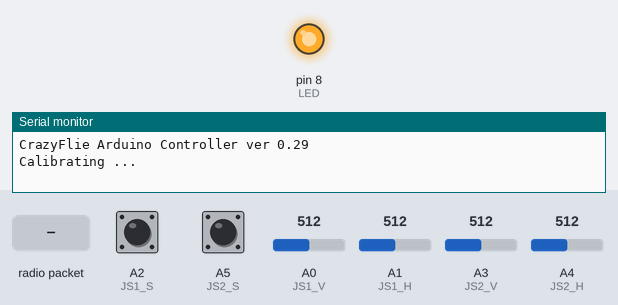
Bench run of a sketch on a simulated Arduino Uno, built with avr-gcc and run on an emulated ATmega328P. Shown: output pins drawn as LEDs (lit = HIGH), the last lines printed to the serial monitor. The test bench sets the inputs (shaded band); at power-on: A0 (JS1_V) = 512, A1 (JS1_H) = 512, A2 (JS1_S) HIGH, A3 (JS2_V) = 512, A4 (JS2_H) = 512, A5 (JS2_S) HIGH. No radio packets arrive unless stated.

Above: at 2.1 s.
At 5.4 s:
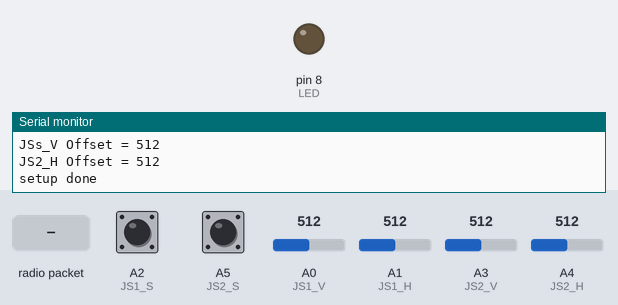
5.5 s: radio packet "1" arrives
Timing chart, 0 to 8.5 s (numbered marks = the images above; inputs shaded):
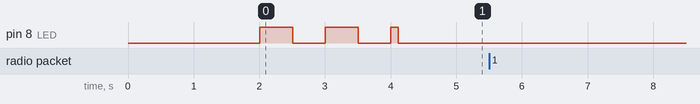

The sketch:

CrazyFlie_Arduino.ino
```cpp
/*   CrazyFlie Controller
 *   version 0.29  7/05/13 tbitson
 *
 * This program demonstarts controlling a CrazyFlie Quadcopter
 * using an Arduino. Based on the RF24 library by maniacbug at
 * https://github.com/maniacbug
 *
 * this is a very early prototype just to show its possible
 *
 *     TODO:
 *     Get ACK packet to work
 *     Use 4 pushbuttons to adjust trim
 *     Add Logging & display remote battery capacity on LCD
 *     Fix thrust smoothing
 *     Convert LCD routines to a Arduinbo Libray
 *     Eliminate the RF24 library with direct nRF24L01 comm
 */


#include <SPI.h>
#include "nRF24L01.h"
#include "RF24.h"
//#include "printf.h"
#include <SoftwareSerial.h>

// Uncomment this for serial LCD support
//#define LCD

// my defines
#define ulong uint32_t
#define uint  uint16_t

// enable debug prints by setting to 1
const boolean DEBUG = 0;

// version
#define VERSION 0.29

// connections
#define JS1_V   A0    // Thrust
#define JS1_H   A1    // Yaw
#define JS1_S   A2    // Joystick 1 button

#define JS2_V   A3    // Pitch
#define JS2_H   A4    // Roll
#define JS2_S   A5    // Joystick 2 button

#ifdef LCD
#define LCD_RX  2    // Rx
#define LCD_TX  3    // not connected
#endif

#define RF24_MOSI  11
#define RF24_MISO  12
#define RF24_SCK   13
#define RF24_IRQ   8   // not connected
#define RF24_CE    9
#define RF24_CSN   10

#define SW1    4    // switches unused in this version
#define SW2    5
#define SW3    6
#define SW4    7

#define LED  8

// from crazyflie firmware commander.c
// thrust is 10000 to 50000
// pitch is -30.00 to +30.00
// roll is -30.00 to +30.00
// yaw is -199.99 to +199.99
#define MIN_THRUST  10000
#define MAX_THRUST  50000
#define MIN_PITCH -30.0
#define MAX_PITCH  30.0
#define MIN_ROLL  -30.0
#define MAX_ROLL   30.0
#define MIN_YAW   -200.0
#define MAX_YAW    200.0

// program defines
#define LOOP_TIME    100  // 100ms = 10 updates per second
#define SLEEP_MODE   0
#define PWR_ON_MODE  1

#define ADC_RANGE    1024
// HW dependent joysticks range
const float JS1V_RANGE = 365.0;    // Thrust
const float JS1H_RANGE = 360.0;    // Yaw
const float JS2V_RANGE = 290.0;    // Roll
const float JS2H_RANGE = 275.0;    // Pitch
// Thurst boost: get more thrust responsiveness
const float THRUST_BOOST = 1.8;

// experimental thrust smoothing levels
const float ALPHA_UP = .15;
const float ALPHA_DOWN = .10;
float smoothedThrust = 0.0;

// Radio channel etc.
#define RADIO_ADDR     0x00
#define RADIO_CHANNEL  80
#define PORT_COMMANDER 3    // Port to send control commands

// Init RF24 lib. Pass CE and CSN pins
RF24 radio(RF24_CE, RF24_CSN);

#ifdef LCD
// init LCD Serial port. Pass Rx and Tx pins
SoftwareSerial lcd(2, 3);
#endif

// define the packet we want to send
typedef struct
{
  byte header;
  float roll;
  float pitch;
  float yaw;
  uint  thrust;
} cmdPacket;

// create an instance of the packet
cmdPacket crtp;

// TODO: create a union with cmpPacket and byte array
// send & receive array. Lame way to send struct
char payload[15];

// define a struct to store current state of I/O
typedef struct
{
  int thrust;
  int pitch;
  int yaw;
  int roll;
  boolean sw1;
  boolean sw2;
}  controls;

//make an instance of the controls struct
controls cntr;

typedef struct
{
  byte version;
  unsigned int js1_v;
  unsigned int js1_h;
  unsigned int js2_v;
  unsigned int js2_h;
} eepromValues;

eepromValues cal;

// program vars
ulong lastLoopTime = 0;
byte  mode = PWR_ON_MODE;


void setup(void)
{
  // let everything powerup & init
  delay(2000);

  Serial.begin(57600);
  Serial.print("CrazyFlie Arduino Controller ver ");
  Serial.println(VERSION);
  //printf_begin();

#ifdef LCD
  lcd.begin(57600);
  initSerialLCD();
  setLCDColor(0xFF, 0xFF, 0xFF);  // white
  lcd.print("CrazyFlie v");
  lcd.print(VERSION);
#endif

  // Init nRRF24L01
  radio.begin();

  // set up pin modes
  pinMode(LED, OUTPUT);
  pinMode(JS1_S, INPUT);
  pinMode(JS2_S, INPUT);

  // enable internal pullups on joystick switches
  digitalWrite(JS1_S, HIGH);
  digitalWrite(JS2_S, HIGH);

  // TODO: read control offsets if JS button is pushed
  // and store in EEPROM
  //readControls();
  //if (!cntr.sw2)
  //  doCalibrate();

  // Calibrate at every startup
  doCalibrate();

  // define initial values for packet
  crtp.header = (PORT_COMMANDER & 0xF) << 4 | 3 << 2 | (RADIO_CHANNEL & 0x03);
  crtp.roll   = 0.0;
  crtp.pitch  = 0.0;
  crtp.yaw    = 0.0;
  crtp.thrust = 0;

  // enable dynamic payloads, channel, data rate 250K
  radio.enableDynamicPayloads();
  radio.setChannel(RADIO_CHANNEL);
  radio.setDataRate(RF24_250KBPS);
  radio.setRetries(5,3);
  radio.setCRCLength(RF24_CRC_16);
  radio.openWritingPipe(0xE7E7E7E7E7LL);
  radio.openReadingPipe(1, 0xE7E7E7E7E7LL);
  delay(100);

  // Dump the configuration of the rf unit for debugging
  if (DEBUG)
    radio.printDetails();

  // Start listening
  radio.startListening();

  Serial.println("setup done");
#ifdef LCD
  setLCDCursor(1, 2);
  lcd.print("Ready");
#endif
}


void loop(void)
{
  // loop if desired time has passed
  if ((millis() - lastLoopTime) > LOOP_TIME)
  {
    lastLoopTime = millis();

    // read controls
    readControls();

    // check if we should enter/exit low power mode
    //checkPowerStatus();

    // check if calibration is needed
    checkCalibrationNeeded();

    // if low power mode, just exit
    if (mode == SLEEP_MODE) return;

    // scale controls to expected CF values
    processControls();

    if (DEBUG)
      printCntrValues();
    if (DEBUG)
      printCRTPValues();

    // send data to Cazyflie
    sendData();

    // check various stuff
    checkStatus();

#ifdef LCD
    // show current status and info on LCD
    updateLCD();
#endif
  }
}

void readControls()
{
  // read thrust & yaw on joystick 1 (right)
  //  Invert thrust channel
  cntr.thrust = ADC_RANGE - analogRead(JS1_V);
  if (cntr.thrust < 0)
    cntr.thrust = 0;
  if (cntr.thrust > ADC_RANGE)
    cntr.thrust = ADC_RANGE;
  cntr.yaw    = analogRead(JS1_H);
  cntr.sw1    = !digitalRead(JS1_S);

  // read pitch and roll on joystick 2 (left)
  cntr.pitch = analogRead(JS2_V);
  cntr.roll  = analogRead(JS2_H);
  cntr.sw2   = !digitalRead(JS2_S);

  // TODO: add debouce to switches if pressed
}


void processControls()
{
  float alpha;

  // first subtract offsets from joystick calibration
  cntr.thrust -= cal.js1_v;     //JS1_V_OFFSET;
  cntr.yaw    -= cal.js1_h;     //JS1_H_OFFSET;
  cntr.pitch  -= cal.js2_v;     //JS2_V_OFFSET;
  cntr.roll   -= cal.js2_h;     //JS2_H_OFFSET;

  if (DEBUG) {
    Serial.print("; thrust = ");
    Serial.println(cntr.thrust);
  }

  // scale to crazyflie values
  float thrust = (float)cntr.thrust * MAX_THRUST / JS1V_RANGE;
  thrust *= THRUST_BOOST;
  crtp.yaw     = (float)cntr.yaw * MAX_YAW / JS1H_RANGE;
  crtp.pitch   = (float)cntr.pitch * MAX_PITCH / JS2V_RANGE;
  crtp.roll    = (float)cntr.roll * MAX_ROLL / JS2H_RANGE;

  if (thrust < 0)
    thrust = 0;
  if (thrust > MAX_THRUST)
    thrust = MAX_THRUST;

  // experimental filter to smooth thrust power
  if (thrust < smoothedThrust)
    alpha = ALPHA_DOWN;
  else
    alpha = ALPHA_UP;

  // running average filter
  smoothedThrust = alpha * smoothedThrust + (1.0 - alpha) * thrust;
  crtp.thrust = (uint)smoothedThrust;

  if (DEBUG)
  {
    Serial.print("thrust = ");
    Serial.print(thrust);
    Serial.print("   smoothed thrust = ");
    Serial.println(smoothedThrust);
  }

  // check if in bounds
  if (crtp.thrust < MIN_THRUST) crtp.thrust = 0;
  if (crtp.thrust > MAX_THRUST) crtp.thrust = MAX_THRUST;

  constrain(crtp.pitch, MIN_PITCH, MAX_PITCH);
  constrain(crtp.roll, MIN_ROLL, MAX_ROLL);
  constrain(crtp.yaw, MIN_YAW, MAX_YAW);
}


void checkStatus(void)
{
  // TODO: check battery voltage
  // TODO: check link status
}


void doCalibrate()
{
#define AVG_LEN     250

  ulong sum1_v = 0, sum1_h = 0, sum2_v = 0, sum2_h = 0;

  Serial.println("Calibrating ...");
#ifdef LCD
  // update LCD
  setLCDCursor(1, 2);
  lcd.print("Calibrating...");
#endif

  // Let some time to release the josyticks
  digitalWrite(LED, HIGH);
  delay(500);
  digitalWrite(LED, LOW);
  delay(500);
  digitalWrite(LED, HIGH);
  delay(500);
  digitalWrite(LED, LOW);
  delay(500);
  digitalWrite(LED, HIGH);

  for(int i = 0; i < AVG_LEN; i++) {
    sum1_v += analogRead(JS1_V);
    sum1_h += analogRead(JS1_H);
    sum2_v += analogRead(JS2_V);
    sum2_h += analogRead(JS2_H);
  }

  cal.js1_v = sum1_v / AVG_LEN;
  cal.js1_h = sum1_h / AVG_LEN;
  cal.js2_v = sum2_v / AVG_LEN;
  cal.js2_h = sum2_h / AVG_LEN;

  //if (DEBUG)
  {
    Serial.print("JS1_V Offset = ");
    Serial.println(cal.js1_v);
    Serial.print("JS1_H Offset = ");
    Serial.println(cal.js1_h);
    Serial.print("JSs_V Offset = ");
    Serial.println(cal.js2_v);
    Serial.print("JS2_H Offset = ");
    Serial.println(cal.js2_h);
  }

  // store in EEPROM

  digitalWrite(LED, LOW);
}

#ifdef LCD
void updateLCD()
{
  setLCDCursor(1, 2);

  lcd.print("T:");
  lcd.print(cntr.thrust);
  lcd.print(" P:");
  lcd.print(cntr.pitch);

  lcd.print(" R:");
  lcd.print(cntr.roll);
  lcd.print(" ");
}
#endif

void sendData(void)
{
  // turn on LED to show we're sending
  digitalWrite(LED, HIGH);

  // First, stop listening so we can talk.
  radio.stopListening();

  // copy the struct into a byte array
  memcpy(&payload, &crtp, sizeof(crtp));

  // send the packet. Blocks until sent
  if (DEBUG) Serial.println("Sending...");
  radio.write(payload, sizeof(crtp) );

  // turn off LED
  digitalWrite(LED, LOW);

  // start listening for an ACK
  radio.startListening();

  // Wait here until we get a response, or timeout
  ulong start = millis();
  boolean timeout = false;
  while ( !radio.available() && !timeout )
  {
    if (millis() - start > 10)
      timeout = true;
  }

  // Did we timeout?
  if (timeout)
  {
    if (DEBUG) Serial.println("response timed out");
  }
  else
  {
    // read response
    uint8_t len = radio.getDynamicPayloadSize();
    radio.read(payload, len );

    // display response
    Serial.print("Got response: size= ");
    Serial.println(len);
  }

  // delay for debugging
  //delay(1000);
}


void printCntrValues()
{
  Serial.print("Thrust = ");
  Serial.print(cntr.thrust);
  Serial.print("  Yaw = ");
  Serial.print(cntr.yaw);
  Serial.print("  Pitch = ");
  Serial.print(cntr.pitch);
  Serial.print("  Roll = ");
  Serial.print(cntr.roll);
  Serial.print("  SW1 = ");
  Serial.print(cntr.sw1);
  Serial.print("  SW2 = ");
  Serial.println(cntr.sw2);
}


void printCRTPValues()
{
  uint8_t i;
  char *ptr = (char *) &crtp;

  Serial.print("HDR = ");
  Serial.print(crtp.header, HEX);
  Serial.print(" Roll = ");
  Serial.print(crtp.roll);
  Serial.print(" Pitch = ");
  Serial.print(crtp.pitch);
  Serial.print(" Yaw = ");
  Serial.print(crtp.yaw);
  Serial.print(" Thrust = ");
  Serial.print(crtp.thrust);

  Serial.print(" - ");
  for (i = 0; i < sizeof(crtp); i++)
    Serial.print(ptr[i] & 0xFF, HEX);
  Serial.println("");
}

void checkCalibrationNeeded(void)
{ byte i;

  // check if both joystick switches are on
  if (cntr.sw1 && cntr.sw2) {
    // Keep checking for 2 seconds
    for (i = 0; i < 20; i++) {
        delay(100);
        readControls();
        // If button released, exit
        if (!cntr.sw1 || !cntr.sw2)
            return;
    }

    // if the buttons are still down, calibrate
    if (cntr.sw1 && cntr.sw2)
        doCalibrate();
  }
}

void checkPowerStatus()
{
  // check if both joystick switches are on
  if (cntr.sw1 && cntr.sw2)
  {
    // wait 2 seconds and check again
    delay(2000);
    readControls();

    // if the buttons are still down, switch modes
    if (cntr.sw1 && cntr.sw2)
    {
      if (mode == PWR_ON_MODE)
      {
#ifdef LCD
        // power down
        setLCDDisplayOn(0);
#endif
        mode = SLEEP_MODE;
        // TODO: Put nRF24L01 & arduino to low power mode
      }
      else
      {
        // power up
#ifdef LCD
        setLCDDisplayOn(1);
#endif
        mode = PWR_ON_MODE;
      }
    }
  }
}


#ifdef LCD

// LCD Routines - TODO: convert this to a lib ----------

void initSerialLCD()
{
  setLCDSize(16, 2);
  setLCDContrast(200);
  setLCDBrightness(255);
  setLCDDisplayOn(1);

  // turn off cursors
  lcd.write(0xFE);
  lcd.write(0x4B);

  // block curson off
  lcd.write(0xFE);
  lcd.write(0x54);

  // turn off autoscroll
  lcd.write(0xFE);
  lcd.write(0x52);

  clearLCD();
}


void clearLCD()
{
  // clear screen
  lcd.write(0xFE);
  lcd.write(0x58);
  delay(1);
}


void setLCDSize(byte cols, byte rows)
{
  lcd.write(0xFE);
  lcd.write(0xD1);
  lcd.write(cols);  // default = 16 columns
  lcd.write(rows);  // default = 2 rows
  delay(10);
}


void setLCDDisplayOn(byte val)
{
  lcd.write(0xFE);

  if (val > 0)
  {
    lcd.write(0x42);
    lcd.write(0xFF);
  }
  else
    lcd.write(0x46);

}


void setLCDBrightness(byte val)
{
  lcd.write(0xFE);
  lcd.write(0x99);
  lcd.write(val);
}

void setLCDContrast(byte val)
{
  lcd.write(0xFE);
  lcd.write(0x50);
  lcd.write(val);
}

void setLCDBaud(byte val)
{
  // 0x10 = 57600
  // 0x22 = 28800
  // 0x33 = 19200
  // 0x67 = 9600 (default)

  lcd.write(0xFE);
  lcd.write(0x39);
  lcd.write(val);
  delay(10);
}


void homeLCD()
{
  // go 'home'
  lcd.write(0xFE);
  lcd.write(0x48);
  delay(1);
}

void setLCDCursor(byte col, byte row)
{
  // set curson to col & row position
  lcd.write(0xFE);
  lcd.write(0x47);
  lcd.write(col);
  lcd.write(row);
}


void setLCDColor(byte r, byte g, byte b)
{
  lcd.write(0xFE);
  lcd.write(0xD0);
  lcd.write(r);
  lcd.write(g);
  lcd.write(b);
  delay(1);
}

#endif
```
